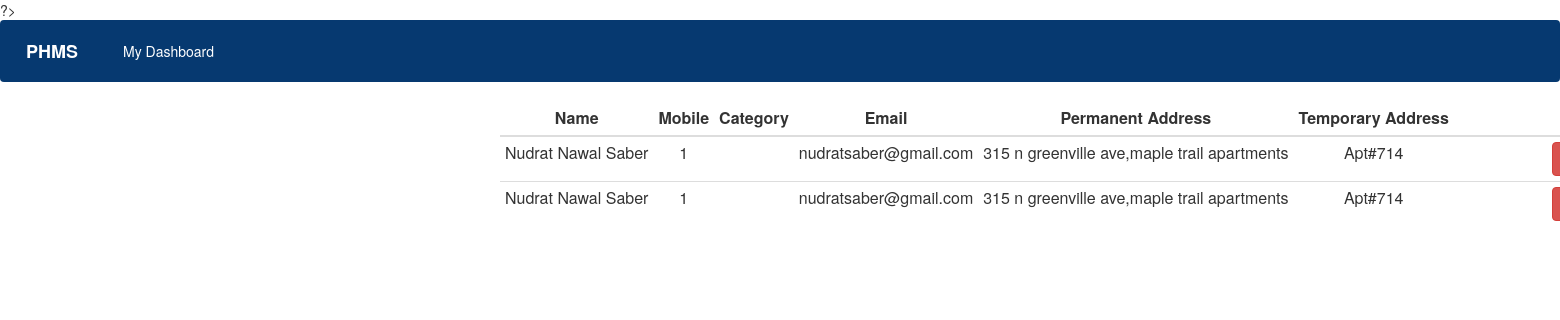
The page /add_addressbook/viewContacts.php on the database its author committed.
### tables this page shows
CREATE TABLE `contacts` (
  `ID` int(11) NOT NULL,
  `Name` varchar(50) NOT NULL,
  `Mobile` bigint(20) NOT NULL,
  `Email` varchar(30) NOT NULL,
  `category` varchar(30) NOT NULL,
  `Permanant_Address` varchar(250) NOT NULL,
  `Temporary_Address` varchar(250) NOT NULL
);

### add_addressbook/viewContacts.php (the view, shortened to what this page needs)
<?php
include './connect.php';
?>
<html>
<head>
    <link rel="stylesheet" type="text/css" href="../user/assets/css/bootstrap.min.css">
    <link rel="stylesheet" type="text/css" href="../user/assets/css/medicinestyle.css">
    <link rel="stylesheet" href="https://use.fontawesome.com/releases/v5.0.8/css/solid.css" />
    <link rel="stylesheet" href="https://use.fontawesome.com/releases/v5.13.0/css/all.css" />
    <link href="https://cdnjs.cloudflare.com/ajax/libs/font-awesome/4.7.0/css/font-awesome.min.css" rel="stylesheet" />
    <link rel="stylesheet" type="text/css" href="../user/assets/css/login.css">
    <link rel="stylesheet" href="https://maxcdn.bootstrapcdn.com/bootstrap/3.3.5/css/bootstrap.min.css">
</head>
<body>
    <div class="main-wrapper">
        <nav class="navbar navbar-expand-lg navbar-dark bg-dark1 fixed-top">
            <a class="navbar-brand" href="#"><b>PHMS</b></a>
            <div class="collapse navbar-collapse" id="navbarText">
                <ul class="navbar-nav mr-auto">
                    <li class="nav-item active">
                        <a class="nav-link " href="../user/dashboard.php">My Dashboard <span class="sr-only">(current)</span></a>
                    </li>
                </ul>
            </div>
        </nav>
        <div class="page-wrapper">
            <div class="content" style="text-align: center;">
                <div style="text-align: center;">
                    <table class="table table-condensed table-responsive" style="margin-left: 50rem;">
                        <thead>
                            <tr>
                                <th>Name</th>
                                <th>Mobile</th>
                                <th>Category</th>
                                <th>Email</th>
                                <th>Permanent Address</th>
                                <th>Temporary Address</th>
                                <th>Action</th>
                            </tr>
                        </thead>
                        <tbody>
                            <?php
                            $sqlget = "SELECT * FROM contacts";
                            $exec = mysqli_query($con, $sqlget);
                            while ($row = mysqli_fetch_array($exec)) {
                                echo '<tr id="' . $row['ID'] . '">
						<td>' . $row['Name'] . '</td>
						<td>' . $row['Mobile'] . '</td>
                        <td>' . $row['category'] . '</td>
						<td>' . $row['Email'] . '</td>
						<td style="word-wrap:break-word;">' . $row['Permanant_Address'] . '</td>
						<td>' . $row['Temporary_Address'] . '</td>
						<td style="width: 32rem;" > <button class="btn btn-danger"><a href="delete.php? deleteid=' . $row['ID'] . '" class="text-light">Delete</a></button></td></td>
					  </tr>';
                            }
                            ?>
                        </tbody>
                    </table>
                </div>
            </div>
        </div>
    </div>
</body>
</html>

### user/assets/css/medicinestyle.css (style rules this page uses)
thead tr th { text-align: center; }
tbody tr td { text-align: center; }

### user/assets/css/login.css (style rules this page uses)
body { font-family: "Roboto", sans-serif; }
button { width: 40%; margin: 5px 0 25px; }
.btn { background-color:rgb(6,57,112); color: #fff; font-size: 19px; padding: 7px 14px; border-radius: 5px; border-bottom: 4px solid rgb(6,57,112); }
.bg-dark1 { background-color: rgb(6,57,112); }

### rows shown on the page
contacts: Name "Nudrat Nawal Saber", Mobile "1", Email "nudratsaber@gmail.com", Permanant_Address "315 n greenville ave,maple trail apartments", Temporary_Address "Apt#714"
contacts: Name "Nudrat Nawal Saber", Mobile "1", Email "nudratsaber@gmail.com", Permanant_Address "315 n greenville ave,maple trail apartments", Temporary_Address "Apt#714"
